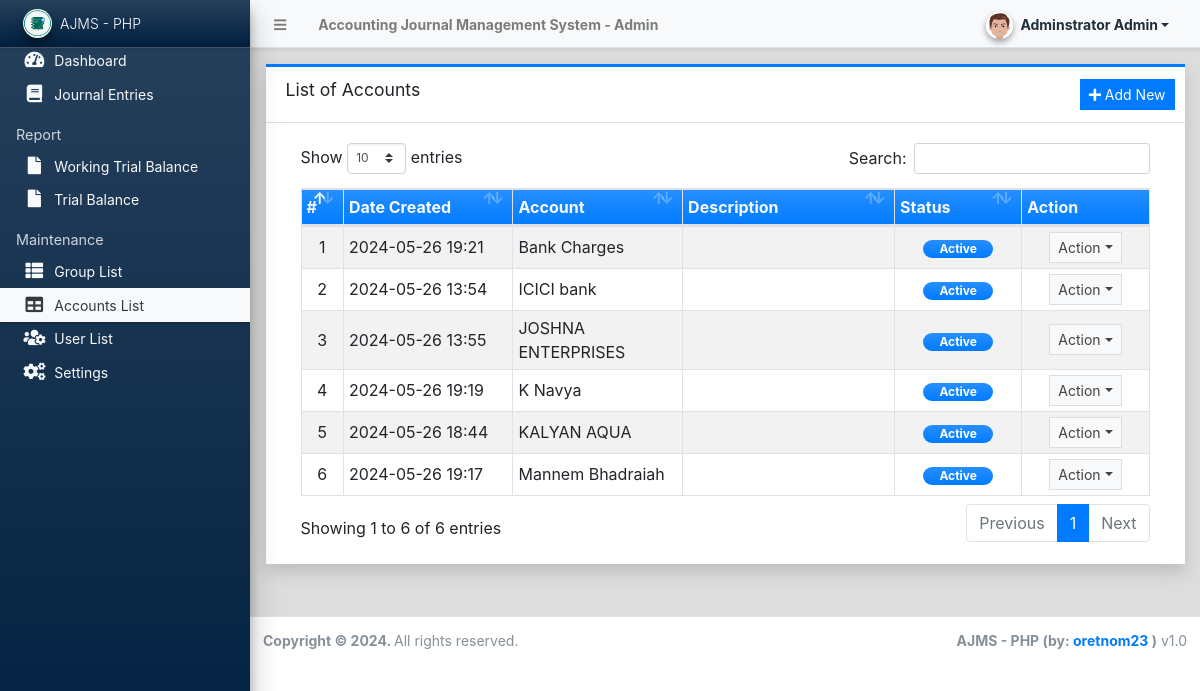
/admin/?page=accounts (signed in), run on the app's committed database.
### tables this page shows
CREATE TABLE `account_list` (
  `id` int(30) NOT NULL AUTO_INCREMENT,
  `name` text NOT NULL,
  `description` text NOT NULL,
  `status` tinyint(1) NOT NULL DEFAULT 1,
  `delete_flag` tinyint(1) NOT NULL DEFAULT 0,
  `date_created` datetime NOT NULL DEFAULT current_timestamp(),
  `date_updated` datetime DEFAULT NULL ON UPDATE current_timestamp(),
  `user_id` int(30) DEFAULT NULL,
  PRIMARY KEY (`id`),
  KEY `account_list_users_FK` (`user_id`),
  CONSTRAINT `account_list_users_FK` FOREIGN KEY (`user_id`) REFERENCES `users` (`id`) ON DELETE SET NULL
);

### admin/accounts/index.php (the view, shortened to what this page needs)
<div class="card card-outline card-primary rounded-0 shadow">
	<div class="card-header">
		<h3 class="card-title">List of Accounts</h3>
		<div class="card-tools">
			<a href="javascript:void(0)" id="create_new" class="btn btn-flat btn-sm btn-primary"><span class="fas fa-plus"></span>  Add New</a>
		</div>
	</div>
	<div class="card-body">
		<div class="container-fluid">
        <div class="container-fluid">
			<table class="table table-bordered table-hover table-striped">
				<colgroup>
					<col width="5%">
					<col width="20%">
					<col width="20%">
					<col width="25%">
					<col width="15%">
					<col width="15%">
				</colgroup>
				<thead>
					<tr class="bg-gradient-primary text-light">
						<th>#</th>
						<th>Date Created</th>
						<th>Account</th>
						<th>Description</th>
						<th>Status</th>
						<th>Action</th>
					</tr>
				</thead>
				<tbody>
					<?php
						$i = 1;
						$qry = $conn->query("SELECT * from `account_list` where delete_flag = 0 order by `name` asc ");
						while($row = $qry->fetch_assoc()):
					?>
						<tr>
							<td class="text-center"><?php echo $i++; ?></td>
							<td class=""><?php echo date("Y-m-d H:i",strtotime($row['date_created'])) ?></td>
							<td class=""><?php echo $row['name'] ?></td>
							<td class=""><p class="m-0 truncate-1"><?php echo $row['description'] ?></p></td>
							<td class="text-center">
								<?php
									switch($row['status']){
										case 1:
											echo '<span class="badge badge-primary bg-gradient-primary px-3 rounded-pill">Active</span>';
											break;
									}
								?>
							</td>
							<td align="center">
								<button type="button" class="btn btn-flat btn-default btn-sm dropdown-toggle dropdown-icon" data-toggle="dropdown">
									Action
								</button>
							</td>
						</tr>
					<?php endwhile; ?>
				</tbody>
			</table>
		</div>
		</div>
	</div>
</div>

### data on the page
account_list: date_created "2024-05-26 19:21", name "Bank Charges", status "Active"
account_list: date_created "2024-05-26 13:54", name "ICICI bank", status "Active"
account_list: date_created "2024-05-26 13:55", name "JOSHNA ENTERPRISES", status "Active"
account_list: date_created "2024-05-26 19:19", name "K Navya", status "Active"
account_list: date_created "2024-05-26 18:44", name "KALYAN AQUA", status "Active"
account_list: date_created "2024-05-26 19:17", name "Mannem Bhadraiah", status "Active"

### other printed values
$_settings->info('name') "Accounting Journal Management System"
$_settings->userdata('firstname').' '.$_settings->userdata('lastname') "Adminstrator Admin"
$_settings->info('short_name') "AJMS - PHP"
